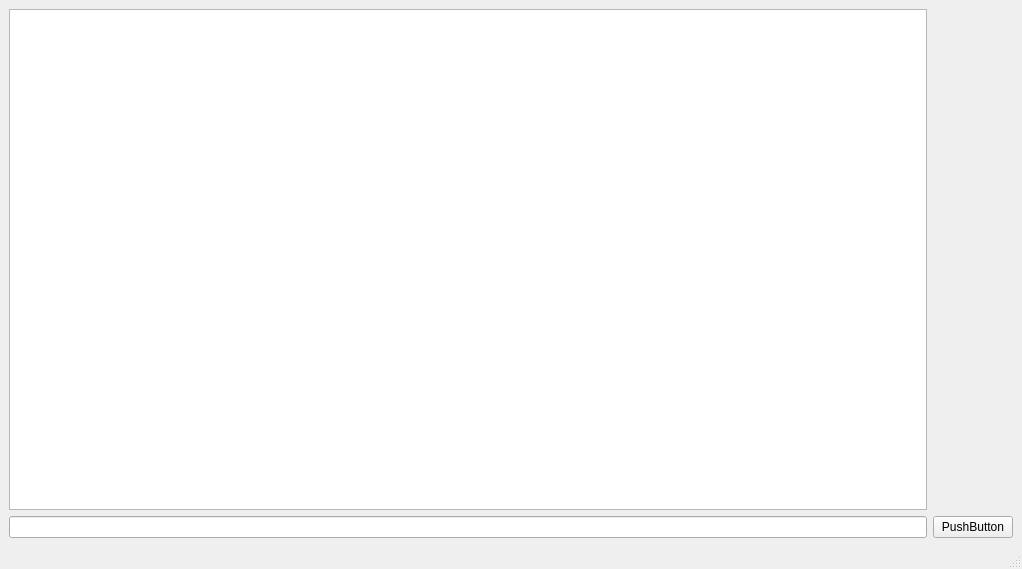
<?xml version="1.0" encoding="UTF-8"?>
<ui version="4.0">
 <class>MainWindow</class>
 <widget class="QMainWindow" name="MainWindow">
  <property name="geometry">
   <rect>
    <x>0</x>
    <y>0</y>
    <width>1022</width>
    <height>569</height>
   </rect>
  </property>
  <property name="windowTitle">
   <string>MainWindow</string>
  </property>
  <widget class="QWidget" name="centralwidget">
   <layout class="QGridLayout" name="gridLayout">
    <item row="2" column="0">
     <widget class="QLineEdit" name="lineEdit"/>
    </item>
    <item row="2" column="1">
     <widget class="QPushButton" name="pushButton">
      <property name="text">
       <string>PushButton</string>
      </property>
     </widget>
    </item>
    <item row="0" column="0">
     <widget class="QPlainTextEdit" name="plainTextEdit"/>
    </item>
   </layout>
  </widget>
  <widget class="QMenuBar" name="menubar">
   <property name="geometry">
    <rect>
     <x>0</x>
     <y>0</y>
     <width>1022</width>
     <height>27</height>
    </rect>
   </property>
  </widget>
  <widget class="QStatusBar" name="statusbar"/>
 </widget>
 <resources/>
 <connections/>
</ui>
